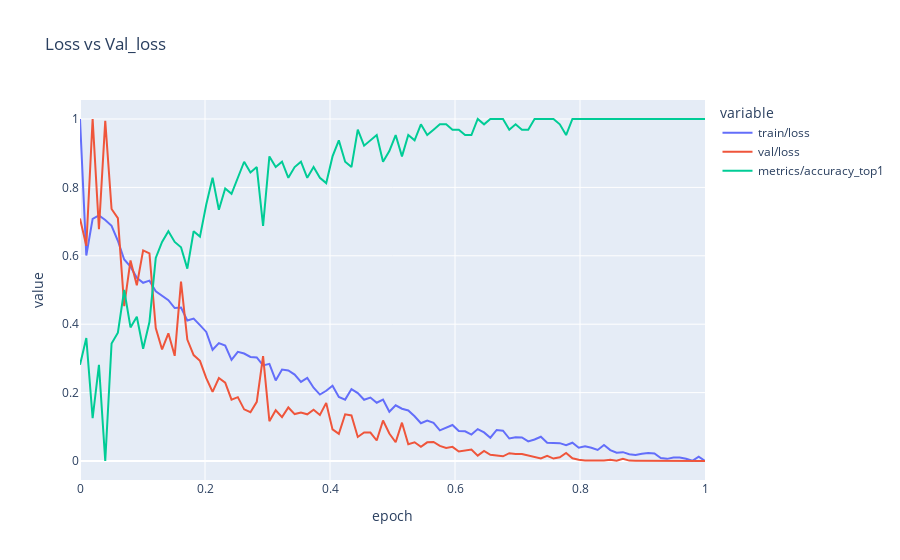

The notebook cell saved with this chart:
### Code cell
df = pd.read_csv('results.csv')
df.head()
df_complicated = df[['epoch','train/loss','val/loss','metrics/accuracy_top1']]
						 
scaler = MinMaxScaler()
scaled_df = scaler.fit_transform(df_complicated)
scaled_df = pd.DataFrame(scaled_df, columns=df_complicated.columns)
fig = px.line(scaled_df, x='epoch', y=['train/loss', 'val/loss', 'metrics/accuracy_top1'], title='Loss vs Val_loss')
fig.show()
